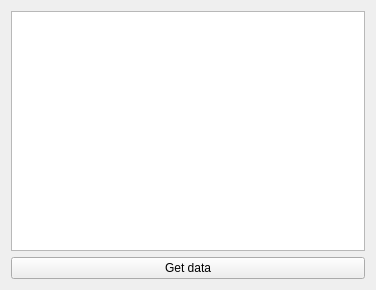
<?xml version="1.0" encoding="UTF-8"?>
<ui version="4.0">
 <class>Widget</class>
 <widget class="QWidget" name="Widget">
  <property name="geometry">
   <rect>
    <x>0</x>
    <y>0</y>
    <width>376</width>
    <height>290</height>
   </rect>
  </property>
  <property name="windowTitle">
   <string>Widget</string>
  </property>
  <layout class="QVBoxLayout" name="verticalLayout">
   <item>
    <widget class="QListView" name="listView"/>
   </item>
   <item>
    <widget class="QPushButton" name="pushButton">
     <property name="text">
      <string>Get data</string>
     </property>
    </widget>
   </item>
  </layout>
 </widget>
 <layoutdefault spacing="6" margin="11"/>
 <resources/>
 <connections/>
</ui>
